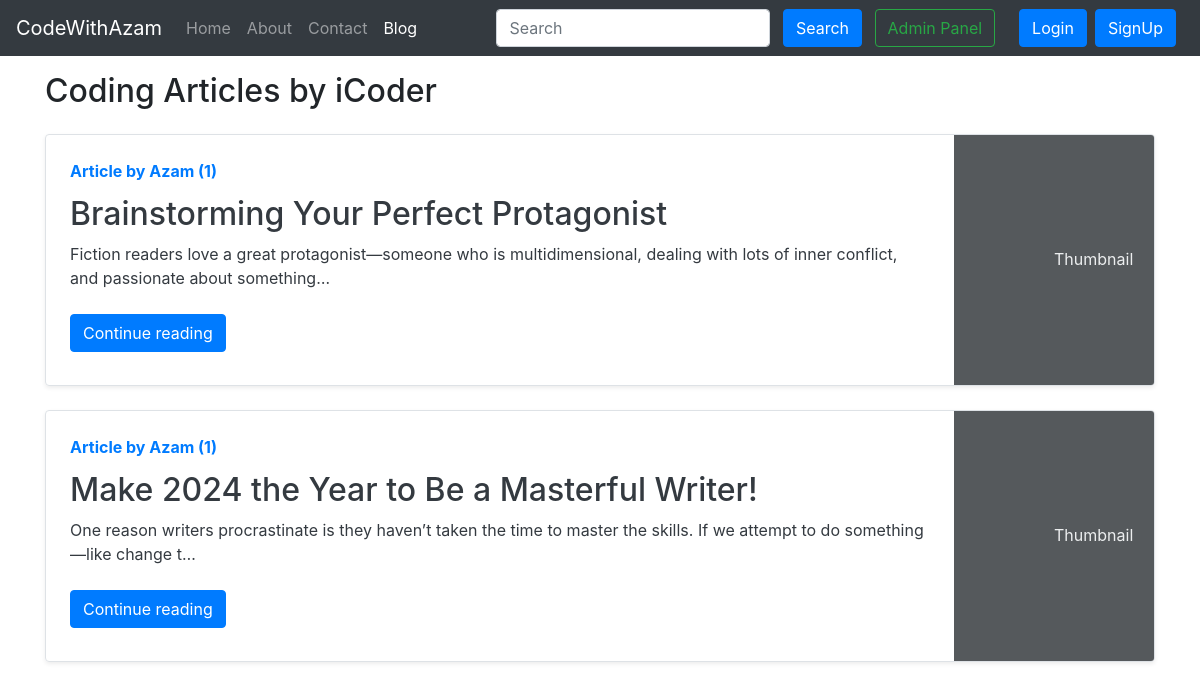
Screenshot of /blog/ with the database file from the repository.
### blog/models.py (models this page shows, shortened)
class Post(models.Model):
    sno=models.AutoField(primary_key=True)
    title=models.CharField(max_length=255)
    author=models.CharField(max_length=14)
    views= models.IntegerField(default=0)
    slug=models.CharField(max_length=130)
    timeStamp=models.DateTimeField(blank=True)
    content=models.TextField()

### blog/views.py (the view)
# urls.py: path('', views.blogHome, name="blogHome"),
def blogHome(request):
    allPosts= Post.objects.all()
    context={'allPosts': allPosts}
    return render(request, "blog/blogHome.html", context)

### templates/blog/blogHome.html (shortened to what this page needs)
{% extends 'base.html' %}
{% block blogactive %} active {% endblock blogactive %}
{% block body %}
<div class="container my-3">
    <h2>Coding Articles by iCoder</h2>
    {% for post in allPosts  %}
    <div class="row no-gutters border rounded overflow-hidden flex-md-row mb-4 shadow-sm h-md-250 my-4 position-relative">
        <div class="col p-4 d-flex flex-column position-static">
            <strong class="d-inline-block mb-2 text-primary">Article  by {{post.author}} ({{post.views}})</strong>
            <h3 class="mb-0"><a class="text-dark" href="/blog/{{post.slug}}"{{post.title}} </a> </h3>
            <p class="card-text mb-auto">{{post.content|safe |truncatechars:200}}</p>
            <div class="my-2">
            	<a href="/blog/{{post.slug}}" role="button" class="btn btn-primary">Continue reading</a>
            </div>
        </div>
        <div class="col-auto d-none d-lg-block">
            <svg class="bd-placeholder-img" width="200" height="250" xmlns="http://www.w3.org/2000/svg" preserveAspectRatio="xMidYMid slice" focusable="false" role="img" aria-label="Placeholder: Thumbnail">
                <rect width="100%" height="100%" fill="#55595c"></rect><text x="50%" y="50%" fill="#eceeef" dy=".3em">Thumbnail</text>
            </svg>
        </div>
        </div>
        {% endfor %}
    </div>
 {% endblock %}

### templates/base.html (shortened to what this page needs)
<!doctype html>
<html lang="en">
  <head>
    <link rel="stylesheet" href="https://stackpath.bootstrapcdn.com/bootstrap/4.5.2/css/bootstrap.min.css">
  </head>
  <body>
    <nav class="navbar navbar-expand-lg navbar-dark bg-dark">
        <a class="navbar-brand" href="/">CodeWithAzam</a>
        <div class="collapse navbar-collapse" id="navbarSupportedContent">
          <ul class="navbar-nav mr-auto">
            <li class="nav-item {% block homeactive %}  {% endblock homeactive %}">
              <a class="nav-link" href="/">Home <span class="sr-only">(current)</span></a>
            </li>
            <li class="nav-item {% block aboutactive %}  {% endblock aboutactive %}" >
              <a class="nav-link" href="/about">About</a>
            </li>
            <li class="nav-item {% block contactactive %}  {% endblock contactactive %} ">
              <a class="nav-link" href="/contact">Contact</a>
            </li>
            <li class="nav-item {% block blogactive %}  {% endblock blogactive %} ">
              <a class="nav-link" href="/blog">Blog</a>
            </li>
          </ul>
          <div class="ml-auto form-inline ">
          <form method="get" action="/search"class="my-2 my-lg-0 mx-3">
            <input class="form-control mr-sm-2" type="search" placeholder="Search" aria-label="Search" name="query" id="query">
            <button class="btn btn-primary my-2 my-sm-0 " type="submit">Search</button>
            <a href="/admin" role="button" target="_blank" class="btn btn-outline-success m-2 my-sm-0"> Admin Panel </a>
          </form>
{% if user.is_authenticated %}
<ul class="navbar-nav mr-2">
<li class="nav-item dropdown">
<a class="nav-link dropdown-toggle" href='#' id="navbarDropdown" role="button" data-toggle="dropdown"> Welcome {{request.user}}</a>
<div class="dropdown-menu" aria-labelledby="navbarDropdown">
          <a class="dropdown-item" href="/logout">Logout</a>
        </div>
      </li>
      </ul>
      </div>
{% else %}
<button type="button" class="btn btn-primary mr-2" data-toggle="modal" data-target="#loginModal">
Login
</button>
<button type="button" class="btn btn-primary mr-2" data-toggle="modal" data-target="#signupModal">
SignUp
</button>
{% endif %}
        </div>
      </nav>
      {% block body %}  {% endblock body %}
  </body>
</html>

### rows the page displays
Post: author "Azam", views "1", content "Brainstorming Your Perfect Protagonist Fiction readers love a great protagonist—someone who is multidimensional, dealing with lots of inner conflict, and passionate about something…"
Post: author "Azam", views "1", content "Make 2024 the Year to Be a Masterful Writer! One reason writers procrastinate is they haven’t taken the time to master the skills. If we attempt to do something—like change t…"
